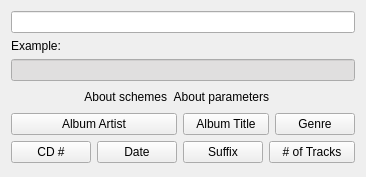
<?xml version="1.0" encoding="UTF-8"?>
<ui version="4.0">
 <class>SimpleSchemeWizardWidgetUI</class>
 <widget class="QWidget" name="SimpleSchemeWizardWidgetUI">
  <property name="geometry">
   <rect>
    <x>0</x>
    <y>0</y>
    <width>323</width>
    <height>177</height>
   </rect>
  </property>
  <layout class="QGridLayout" name="gridLayout">
   <item row="0" column="0" colspan="5">
    <widget class="QLineEdit" name="qlineedit_scheme"/>
   </item>
   <item row="1" column="0">
    <widget class="QLabel" name="label_album_example">
     <property name="maximumSize">
      <size>
       <width>16777215</width>
       <height>21</height>
      </size>
     </property>
     <property name="text">
      <string>Example:</string>
     </property>
     <property name="buddy">
      <cstring>qlineedit_example</cstring>
     </property>
    </widget>
   </item>
   <item row="2" column="0" colspan="5">
    <widget class="QLineEdit" name="qlineedit_example">
     <property name="enabled">
      <bool>true</bool>
     </property>
     <property name="palette">
      <palette>
       <active>
        <colorrole role="Base">
         <brush brushstyle="SolidPattern">
          <color alpha="255">
           <red>224</red>
           <green>223</green>
           <blue>223</blue>
          </color>
         </brush>
        </colorrole>
        <colorrole role="Highlight">
         <brush brushstyle="SolidPattern">
          <color alpha="255">
           <red>65</red>
           <green>139</green>
           <blue>212</blue>
          </color>
         </brush>
        </colorrole>
        <colorrole role="HighlightedText">
         <brush brushstyle="SolidPattern">
          <color alpha="255">
           <red>255</red>
           <green>255</green>
           <blue>255</blue>
          </color>
         </brush>
        </colorrole>
       </active>
       <inactive>
        <colorrole role="Base">
         <brush brushstyle="SolidPattern">
          <color alpha="255">
           <red>224</red>
           <green>223</green>
           <blue>223</blue>
          </color>
         </brush>
        </colorrole>
        <colorrole role="Highlight">
         <brush brushstyle="SolidPattern">
          <color alpha="255">
           <red>65</red>
           <green>139</green>
           <blue>212</blue>
          </color>
         </brush>
        </colorrole>
        <colorrole role="HighlightedText">
         <brush brushstyle="SolidPattern">
          <color alpha="255">
           <red>255</red>
           <green>255</green>
           <blue>255</blue>
          </color>
         </brush>
        </colorrole>
       </inactive>
       <disabled>
        <colorrole role="Base">
         <brush brushstyle="SolidPattern">
          <color alpha="255">
           <red>244</red>
           <green>244</green>
           <blue>244</blue>
          </color>
         </brush>
        </colorrole>
        <colorrole role="Highlight">
         <brush brushstyle="SolidPattern">
          <color alpha="255">
           <red>65</red>
           <green>139</green>
           <blue>212</blue>
          </color>
         </brush>
        </colorrole>
        <colorrole role="HighlightedText">
         <brush brushstyle="SolidPattern">
          <color alpha="255">
           <red>255</red>
           <green>255</green>
           <blue>255</blue>
          </color>
         </brush>
        </colorrole>
       </disabled>
      </palette>
     </property>
     <property name="readOnly">
      <bool>true</bool>
     </property>
    </widget>
   </item>
   <item row="3" column="0" colspan="4">
    <layout class="QHBoxLayout" name="horizontalLayout">
     <item>
      <spacer name="horizontalSpacer">
       <property name="orientation">
        <enum>Qt::Horizontal</enum>
       </property>
       <property name="sizeHint" stdset="0">
        <size>
         <width>40</width>
         <height>20</height>
        </size>
       </property>
      </spacer>
     </item>
     <item>
      <widget class="KUrlLabel" name="kurllabel_aboutschemes">
       <property name="text">
        <string>About schemes</string>
       </property>
       <property name="alignment">
        <set>Qt::AlignRight|Qt::AlignTrailing|Qt::AlignVCenter</set>
       </property>
      </widget>
     </item>
     <item>
      <widget class="KUrlLabel" name="kurllabel_aboutparameters">
       <property name="text">
        <string>About parameters</string>
       </property>
       <property name="alignment">
        <set>Qt::AlignRight|Qt::AlignTrailing|Qt::AlignVCenter</set>
       </property>
      </widget>
     </item>
    </layout>
   </item>
   <item row="4" column="0" colspan="2">
    <widget class="QPushButton" name="kpushbutton_albumartist">
     <property name="minimumSize">
      <size>
       <width>0</width>
       <height>0</height>
      </size>
     </property>
     <property name="maximumSize">
      <size>
       <width>16777215</width>
       <height>16777215</height>
      </size>
     </property>
     <property name="toolTip">
      <string/>
     </property>
     <property name="text">
      <string>Album Artist</string>
     </property>
    </widget>
   </item>
   <item row="4" column="2" colspan="2">
    <widget class="QPushButton" name="kpushbutton_albumtitle">
     <property name="minimumSize">
      <size>
       <width>0</width>
       <height>0</height>
      </size>
     </property>
     <property name="maximumSize">
      <size>
       <width>16777215</width>
       <height>16777215</height>
      </size>
     </property>
     <property name="toolTip">
      <string/>
     </property>
     <property name="text">
      <string>Album Title</string>
     </property>
    </widget>
   </item>
   <item row="4" column="4">
    <widget class="QPushButton" name="kpushbutton_genre">
     <property name="toolTip">
      <string/>
     </property>
     <property name="text">
      <string>Genre</string>
     </property>
    </widget>
   </item>
   <item row="5" column="0">
    <widget class="QPushButton" name="kpushbutton_cdno">
     <property name="toolTip">
      <string/>
     </property>
     <property name="text">
      <string>CD #</string>
     </property>
    </widget>
   </item>
   <item row="5" column="1">
    <widget class="QPushButton" name="kpushbutton_date">
     <property name="toolTip">
      <string/>
     </property>
     <property name="text">
      <string>Date</string>
     </property>
    </widget>
   </item>
   <item row="5" column="2">
    <widget class="QPushButton" name="kpushbutton_suffix">
     <property name="text">
      <string>Suffix</string>
     </property>
    </widget>
   </item>
   <item row="5" column="3" colspan="2">
    <widget class="QPushButton" name="kpushbutton_nooftracks">
     <property name="text">
      <string># of Tracks</string>
     </property>
    </widget>
   </item>
   <item row="6" column="1">
    <spacer name="verticalSpacer">
     <property name="orientation">
      <enum>Qt::Vertical</enum>
     </property>
     <property name="sizeHint" stdset="0">
      <size>
       <width>20</width>
       <height>14</height>
      </size>
     </property>
    </spacer>
   </item>
  </layout>
 </widget>
 <customwidgets>
  <customwidget>
   <class>QLineEdit</class>
   <extends>QLineEdit</extends>
   <header>qlineedit.h</header>
  </customwidget>
  <customwidget>
   <class>KUrlLabel</class>
   <extends>QLabel</extends>
   <header>kurllabel.h</header>
  </customwidget>
 </customwidgets>
 <resources/>
 <connections/>
</ui>
